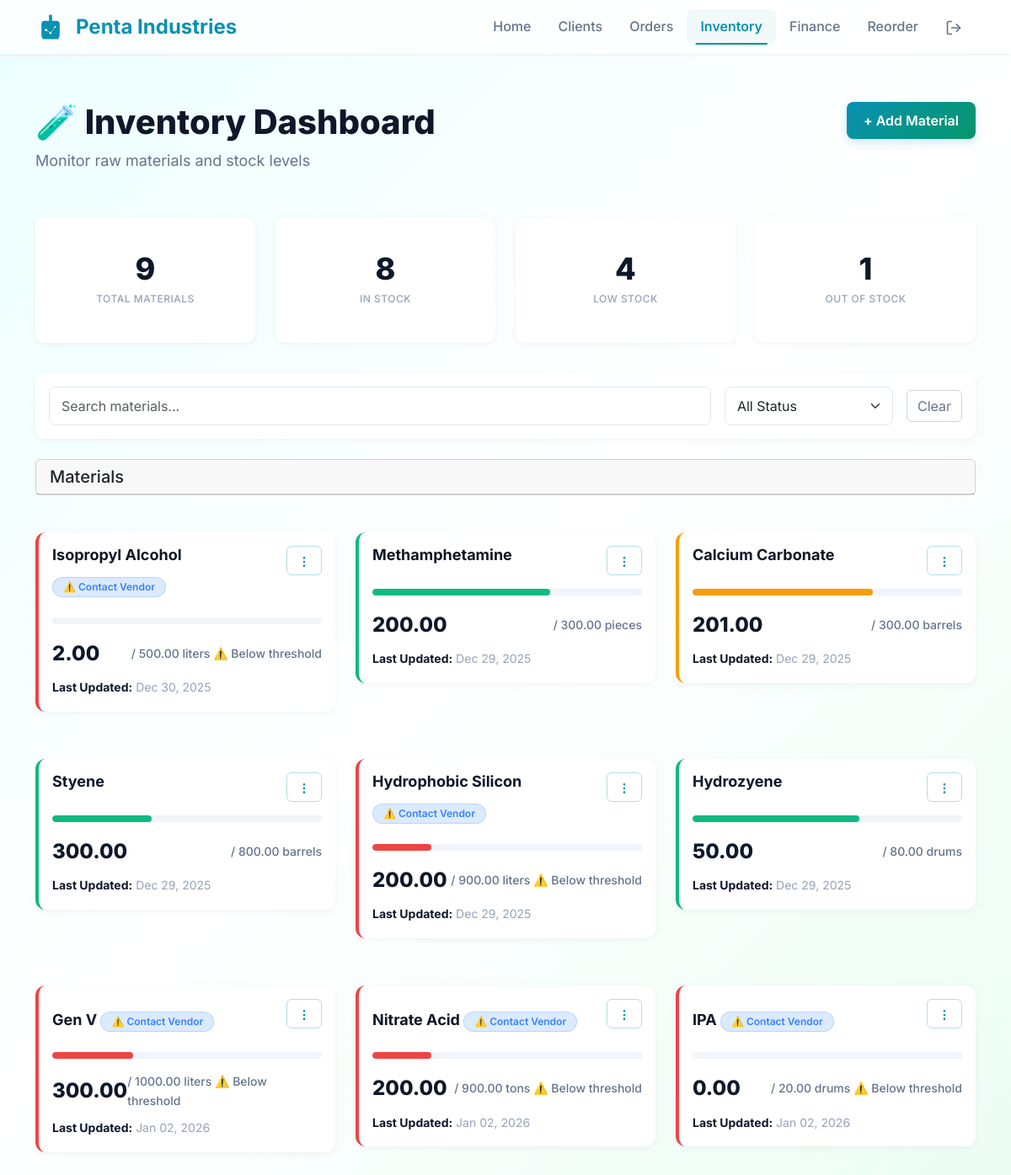
The page /inventory/ (signed in) on the database as committed earlier.
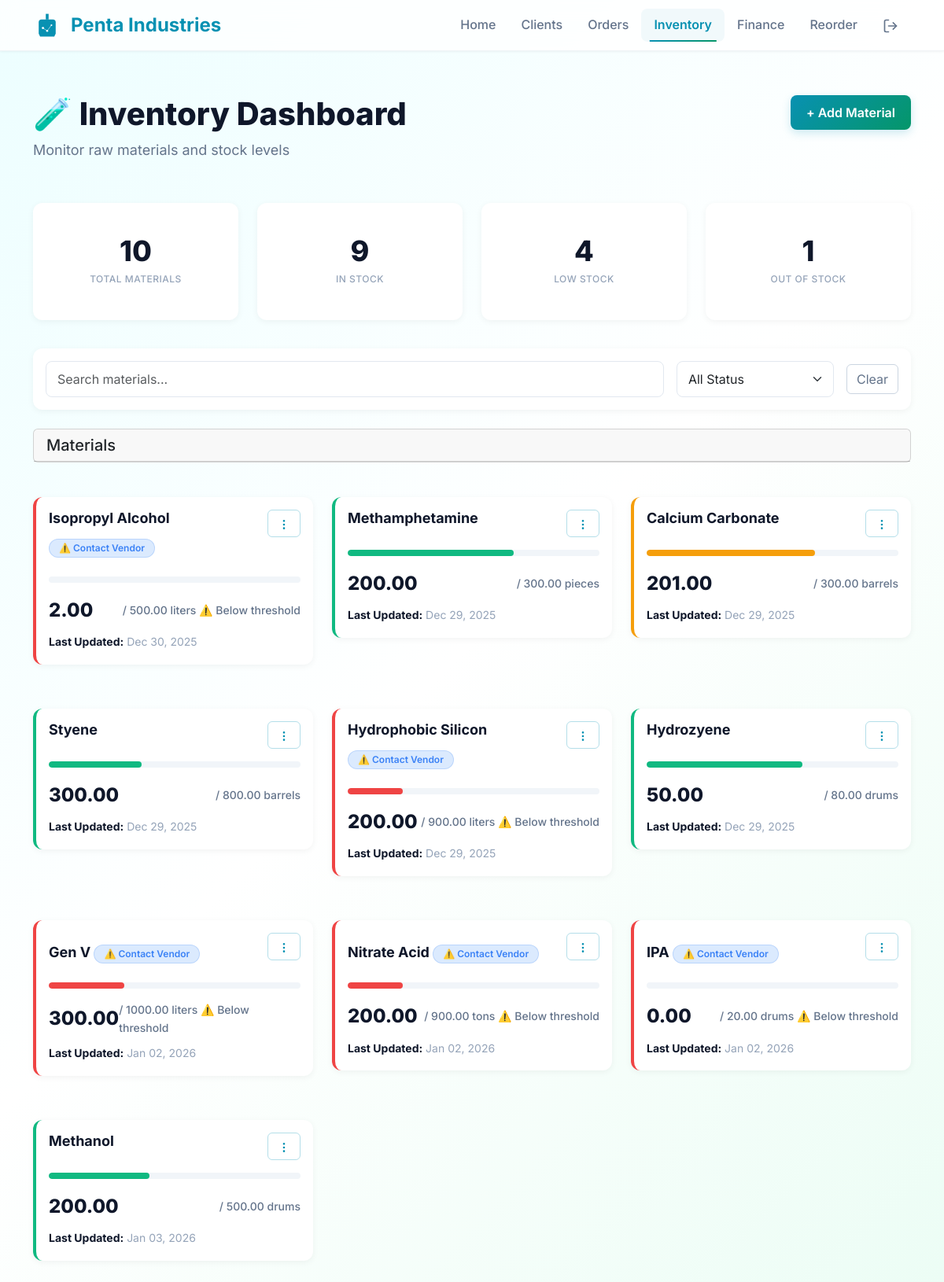
The same page on the database as committed later.
### core/models.py (models this page shows, shortened)
class Material(models.Model):
    name = models.CharField(max_length=200)
    description = models.TextField(blank=True)
    reorder_level = models.DecimalField(max_digits=10, decimal_places=2, default=50.00)
    quantity = models.DecimalField(max_digits=10, decimal_places=2)
    unit = models.CharField(max_length=20, default='kg')
    max_quantity = models.DecimalField(max_digits=10, decimal_places=2, default=1000.00)
    threshold = models.DecimalField(max_digits=10, decimal_places=2, default=100.00)
    vendors = models.ManyToManyField('Vendor', related_name='materials', blank=True)
    last_updated = models.DateField(auto_now=True)  # ← Use DateField, not DateTimeField
    created_at = models.DateField(auto_now_add=True)  # ← Use DateField, not DateTimeField

### core/views.py (the view, shortened to what this page needs)
# urls.py: path('inventory/', views.inventory_dashboard, name='inventory_dashboard'),
@login_required
def inventory_dashboard(request):
    materials = Material.objects.all()
    search_query = request.GET.get('search')
    status_filter = request.GET.get('status')
    if search_query:
        materials = materials.filter(name__icontains=search_query)
    if status_filter == 'out_of_stock':
        materials = materials.filter(quantity=0)
    elif status_filter == 'low_stock':
        materials = materials.filter(quantity__gt=0, quantity__lt=F('threshold'))
    elif status_filter == 'in_stock':
        materials = materials.filter(quantity__gt=0)
    all_materials = Material.objects.all()
    total_materials = all_materials.count()
    out_of_stock = all_materials.filter(quantity=0).count()
    in_stock = all_materials.filter(quantity__gt=0).count()
    low_stock = all_materials.filter(quantity__gt=0, quantity__lt=F('threshold')).count()
    for mat in materials:
        q = mat.quantity
        t = mat.threshold
        if q <= 0:
            mat.status = 'danger'
        elif q <= t:
            mat.status = 'danger'  # or 'warning' if you prefer
        elif q < t * Decimal('1.5'):
            mat.status = 'warning'
        else:
            mat.status = 'fill'
        max_q = max(mat.max_quantity, Decimal('1'))
        mat.bar_width = min(100, int((q / max_q) * 100))
        mat.bar_class = mat.status
        mat.show_warning = q < t
    context = {
        'materials': materials,
        'total_materials': total_materials,
        'in_stock': in_stock,
        'low_stock': low_stock,
        'out_of_stock': out_of_stock,
    }
    return render(request, 'inventory.html', context)

### templates/inventory.html (shortened to what the changed rows need)
{% load static %}
{% load math_extras %}
<!DOCTYPE html>
<html lang="en">
<head>
  <link href="https://cdn.jsdelivr.net/npm/bootstrap@5.3.2/dist/css/bootstrap.min.css" rel="stylesheet">
  <link href="{% static 'css/inventory-dashboard.css' %}" rel="stylesheet">
</head>
<body>
  <div class="container mt-4">
    <div class="d-flex justify-content-between align-items-start mb-4">
      <div>
        <h1 class="display-5 fw-bold">🧪 Inventory Dashboard</h1>
      </div>
    </div>
    <div class="row g-3 mb-4">
      <div class="col-md-3">
        <div class="card stat-card border-top border-4 border-primary">
          <div class="card-body text-center">
            <h2 class="mb-0">{{ total_materials }}</h2>
            <small class="text-muted">Total Materials</small>
          </div>
        </div>
      </div>
      <div class="col-md-3">
        <div class="card stat-card border-top border-4 border-success">
          <div class="card-body text-center">
            <h2 class="mb-0">{{ in_stock }}</h2>
            <small class="text-muted">In Stock</small>
          </div>
        </div>
      </div>
      <div class="col-md-3">
        <div class="card stat-card border-top border-4 border-warning">
          <div class="card-body text-center">
            <h2 class="mb-0">{{ low_stock }}</h2>
          </div>
        </div>
      </div>
      <div class="col-md-3">
        <div class="card stat-card border-top border-4 border-danger">
          <div class="card-body text-center">
            <h2 class="mb-0">{{ out_of_stock }}</h2>
          </div>
        </div>
      </div>
    </div>
    <div class="row g-3">
      {% for material in materials %}
      <div class="col-md-4">
        <div class="card inventory-card {{ material.status }}">
          <div class="card-body">
            <div class="d-flex justify-content-between align-items-start mb-3">
              <h6 class="material-name">
                {{ material.name }}
                {% if material.quantity < material.threshold %} <span class="contact-vendor">
                  ⚠️ Contact Vendor
                  </span>
                  {% endif %}
              </h6>
              <div class="dropdown">
                <button class="btn btn-sm btn-outline-primary" type="button" data-bs-toggle="dropdown"
                  aria-expanded="false">
                  <svg width="16" height="16" viewBox="0 0 24 24" fill="none" stroke="currentColor" stroke-width="2"
                    stroke-linecap="round">
                    <circle cx="12" cy="12" r="1" />
                    <circle cx="12" cy="5" r="1" />
                    <circle cx="12" cy="19" r="1" />
                  </svg>
                </button>
              </div>
            </div>
            <div class="quantity-bar-container">
              <div class="quantity-bar {{ material.bar_class }}" style="width: {{ material.bar_width }}%;">
              </div>
            </div>
            <div class="quantity-info mt-3">
              <span class="quantity-value">{{ material.quantity }}</span>
              <span class="quantity-threshold">
                / {{ material.max_quantity }} {{ material.unit }}
                {% if material.show_warning %}
                <span class="badge-warning">⚠️ Below threshold</span>
                {% endif %}
              </span>
            </div>
            <div class="mt-2">
              <small class="text-muted">
                <strong>Last Updated:</strong> {{ material.last_updated|date:"M d, Y" }}
              </small>
            </div>
          </div>
        </div>
      </div>
      {% endfor %}
    </div>
  </div>
</body>
</html>

Rows that differ between the two databases and show on the page:
added Material: name "Methanol", {{ material.bar_width }} 40 (drawn), quantity "200.00", max_quantity "500.00", unit "drums", last_updated "Jan 03, 2026"
Other text that changed with them:
{{ total_materials }}: "9" → "10"
{{ in_stock }}: "8" → "9"
